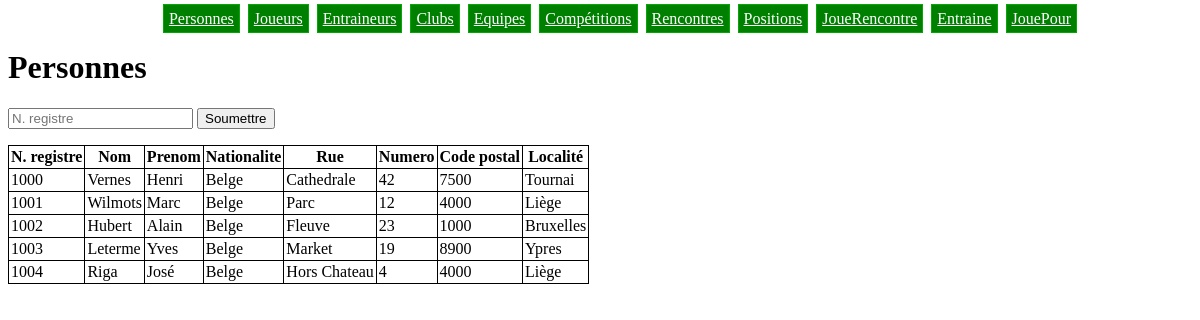
The app's page /personnes.php with its own data.
### tables this page shows
CREATE TABLE IF NOT EXISTS Personne (
  n_registre  BIGINT       PRIMARY KEY,
  nom         VARCHAR(50)  NOT NULL,
  prenom      VARCHAR(50)  NOT NULL,
  nationalite VARCHAR(50)  NOT NULL,
  rue         VARCHAR(200) NOT NULL,
  numero      INT          NOT NULL,
  code_postal INT          NOT NULL,
  localite    VARCHAR(50)  NOT NULL
);

### personnes.php (the view, shortened to what this page needs)
<?php include 'header.php' ?>
<h1>Personnes</h1>
<form method='get' action='personnes.php'>
  <input type='text' name='n_registre' placeholder='N. registre' required />
  <input type='submit' value='Soumettre' />
</form>
<table>
  <tr>
    <th>N. registre</th>
    <th>Nom</th>
    <th>Prenom</th>
    <th>Nationalite</th>
    <th>Rue</th>
    <th>Numero</th>
    <th>Code postal</th>
    <th>Localité</th>
  </tr>
  <?php
  $where = '';
  $req = $bdd->query('SELECT * FROM Personne '.$where);
  while($tuple = $req->fetch()){
    ?>
    <tr>
      <td><?php echo $tuple['n_registre'] ?></td>
      <td><?php echo $tuple['nom'] ?></td>
      <td><?php echo $tuple['prenom'] ?></td>
      <td><?php echo $tuple['nationalite'] ?></td>
      <td><?php echo $tuple['rue'] ?></td>
      <td><?php echo $tuple['numero'] ?></td>
      <td><?php echo $tuple['code_postal'] ?></td>
      <td><?php echo $tuple['localite'] ?></td>
    </tr>
    <?php
  }
  ?>
</table>
<?php include 'footer.php' ?>

### style.css (style rules this page uses)
table { border-collapse: collapse; border-spacing: 0; }
th, td { border: 1px #000000 solid; padding: 2px; }

### records on screen
personne: n_registre "1000", nom "Vernes", prenom "Henri", nationalite "Belge", rue "Cathedrale", numero "42", code_postal "7500", localite "Tournai"
personne: n_registre "1001", nom "Wilmots", prenom "Marc", nationalite "Belge", rue "Parc", numero "12", code_postal "4000", localite "Liège"
personne: n_registre "1002", nom "Hubert", prenom "Alain", nationalite "Belge", rue "Fleuve", numero "23", code_postal "1000", localite "Bruxelles"
personne: n_registre "1003", nom "Leterme", prenom "Yves", nationalite "Belge", rue "Market", numero "19", code_postal "8900", localite "Ypres"
personne: n_registre "1004", nom "Riga", prenom "José", nationalite "Belge", rue "Hors Chateau", numero "4", code_postal "4000", localite "Liège"
